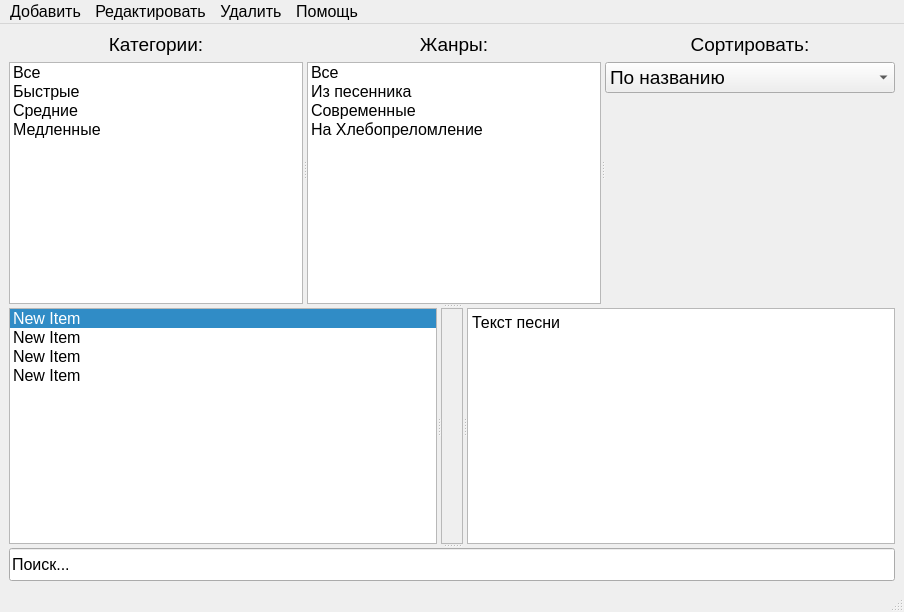
<?xml version="1.0" encoding="UTF-8"?>
<ui version="4.0">
 <class>MainWindow</class>
 <widget class="QMainWindow" name="MainWindow">
  <property name="geometry">
   <rect>
    <x>0</x>
    <y>0</y>
    <width>904</width>
    <height>612</height>
   </rect>
  </property>
  <property name="windowTitle">
   <string>Песни</string>
  </property>
  <widget class="QWidget" name="centralwidget">
   <layout class="QVBoxLayout" name="verticalLayout_4">
    <item>
     <widget class="QSplitter" name="splitter">
      <property name="orientation">
       <enum>Qt::Orientation::Vertical</enum>
      </property>
      <widget class="QSplitter" name="spl_filter_sort">
       <property name="orientation">
        <enum>Qt::Orientation::Horizontal</enum>
       </property>
       <widget class="QWidget" name="layoutWidget">
        <layout class="QVBoxLayout" name="verticalLayout">
         <item>
          <widget class="QLabel" name="lbl_categories">
           <property name="font">
            <font>
             <pointsize>14</pointsize>
            </font>
           </property>
           <property name="text">
            <string>Категории:</string>
           </property>
           <property name="alignment">
            <set>Qt::AlignmentFlag::AlignCenter</set>
           </property>
          </widget>
         </item>
         <item>
          <widget class="QListWidget" name="lw_categories">
           <property name="font">
            <font>
             <pointsize>12</pointsize>
            </font>
           </property>
           <property name="selectionMode">
            <enum>QAbstractItemView::SelectionMode::ExtendedSelection</enum>
           </property>
           <property name="selectionRectVisible">
            <bool>true</bool>
           </property>
           <item>
            <property name="text">
             <string>Все</string>
            </property>
           </item>
           <item>
            <property name="text">
             <string>Быстрые</string>
            </property>
           </item>
           <item>
            <property name="text">
             <string>Средние</string>
            </property>
           </item>
           <item>
            <property name="text">
             <string>Медленные</string>
            </property>
           </item>
          </widget>
         </item>
        </layout>
       </widget>
       <widget class="QWidget" name="layoutWidget">
        <layout class="QVBoxLayout" name="verticalLayout_2">
         <item>
          <widget class="QLabel" name="lbl_genrs">
           <property name="font">
            <font>
             <pointsize>14</pointsize>
            </font>
           </property>
           <property name="text">
            <string>Жанры:</string>
           </property>
           <property name="alignment">
            <set>Qt::AlignmentFlag::AlignCenter</set>
           </property>
          </widget>
         </item>
         <item>
          <widget class="QListWidget" name="lw_genres">
           <property name="font">
            <font>
             <pointsize>12</pointsize>
            </font>
           </property>
           <property name="selectionMode">
            <enum>QAbstractItemView::SelectionMode::ExtendedSelection</enum>
           </property>
           <property name="selectionRectVisible">
            <bool>true</bool>
           </property>
           <item>
            <property name="text">
             <string>Все</string>
            </property>
           </item>
           <item>
            <property name="text">
             <string>Из песенника</string>
            </property>
           </item>
           <item>
            <property name="text">
             <string>Современные</string>
            </property>
           </item>
           <item>
            <property name="text">
             <string>На Хлебопреломление</string>
            </property>
           </item>
          </widget>
         </item>
        </layout>
       </widget>
       <widget class="QWidget" name="layoutWidget">
        <layout class="QVBoxLayout" name="verticalLayout_3">
         <item>
          <widget class="QLabel" name="lbl_sort">
           <property name="font">
            <font>
             <pointsize>14</pointsize>
            </font>
           </property>
           <property name="text">
            <string>Сортировать:</string>
           </property>
           <property name="alignment">
            <set>Qt::AlignmentFlag::AlignCenter</set>
           </property>
          </widget>
         </item>
         <item>
          <widget class="QComboBox" name="cb_sort">
           <property name="font">
            <font>
             <pointsize>14</pointsize>
            </font>
           </property>
           <item>
            <property name="text">
             <string>По названию</string>
            </property>
           </item>
           <item>
            <property name="text">
             <string>По дате исполнения</string>
            </property>
           </item>
           <item>
            <property name="text">
             <string>Недавно исполнявшиеся</string>
            </property>
           </item>
          </widget>
         </item>
         <item>
          <spacer name="verticalSpacer">
           <property name="orientation">
            <enum>Qt::Orientation::Vertical</enum>
           </property>
           <property name="sizeHint" stdset="0">
            <size>
             <width>20</width>
             <height>40</height>
            </size>
           </property>
          </spacer>
         </item>
        </layout>
       </widget>
      </widget>
      <widget class="QSplitter" name="spl_songs">
       <property name="orientation">
        <enum>Qt::Orientation::Horizontal</enum>
       </property>
       <widget class="QListWidget" name="llw_songs">
        <property name="font">
         <font>
          <pointsize>12</pointsize>
         </font>
        </property>
        <property name="selectionMode">
         <enum>QAbstractItemView::SelectionMode::ExtendedSelection</enum>
        </property>
        <property name="selectionRectVisible">
         <bool>true</bool>
        </property>
        <property name="currentRow">
         <number>0</number>
        </property>
        <item>
         <property name="text">
          <string>New Item</string>
         </property>
        </item>
        <item>
         <property name="text">
          <string>New Item</string>
         </property>
        </item>
        <item>
         <property name="text">
          <string>New Item</string>
         </property>
        </item>
        <item>
         <property name="text">
          <string>New Item</string>
         </property>
        </item>
       </widget>
       <widget class="QLabel" name="lbl_song_image">
        <property name="font">
         <font>
          <pointsize>14</pointsize>
         </font>
        </property>
        <property name="frameShape">
         <enum>QFrame::Shape::StyledPanel</enum>
        </property>
        <property name="text">
         <string/>
        </property>
        <property name="pixmap">
         <pixmap>song_image_test.png</pixmap>
        </property>
        <property name="scaledContents">
         <bool>true</bool>
        </property>
        <property name="alignment">
         <set>Qt::AlignmentFlag::AlignCenter</set>
        </property>
       </widget>
       <widget class="QTextEdit" name="te_song_text">
        <property name="font">
         <font>
          <pointsize>12</pointsize>
         </font>
        </property>
        <property name="readOnly">
         <bool>true</bool>
        </property>
        <property name="html">
         <string>&lt;!DOCTYPE HTML PUBLIC &quot;-//W3C//DTD HTML 4.0//EN&quot; &quot;http://www.w3.org/TR/REC-html40/strict.dtd&quot;&gt;
&lt;html&gt;&lt;head&gt;&lt;meta name=&quot;qrichtext&quot; content=&quot;1&quot; /&gt;&lt;meta charset=&quot;utf-8&quot; /&gt;&lt;style type=&quot;text/css&quot;&gt;
p, li { white-space: pre-wrap; }
hr { height: 1px; border-width: 0; }
li.unchecked::marker { content: &quot;\2610&quot;; }
li.checked::marker { content: &quot;\2612&quot;; }
&lt;/style&gt;&lt;/head&gt;&lt;body style=&quot; font-family:'Sans Serif'; font-size:12pt; font-weight:400; font-style:normal;&quot;&gt;
&lt;p style=&quot; margin-top:0px; margin-bottom:0px; margin-left:0px; margin-right:0px; -qt-block-indent:0; text-indent:0px;&quot;&gt;Текст песни &lt;/p&gt;&lt;/body&gt;&lt;/html&gt;</string>
        </property>
       </widget>
      </widget>
      <widget class="QLineEdit" name="le_search">
       <property name="font">
        <font>
         <pointsize>12</pointsize>
        </font>
       </property>
       <property name="text">
        <string>Поиск...</string>
       </property>
      </widget>
     </widget>
    </item>
   </layout>
  </widget>
  <widget class="QMenuBar" name="menubar">
   <property name="geometry">
    <rect>
     <x>0</x>
     <y>0</y>
     <width>904</width>
     <height>23</height>
    </rect>
   </property>
   <property name="font">
    <font>
     <pointsize>12</pointsize>
    </font>
   </property>
   <widget class="QMenu" name="menu_add">
    <property name="title">
     <string>Добавить</string>
    </property>
    <addaction name="act_add_category"/>
    <addaction name="act_add_genre"/>
    <addaction name="act_add_song"/>
   </widget>
   <widget class="QMenu" name="menu_edit">
    <property name="title">
     <string>Редактировать</string>
    </property>
    <addaction name="act_edit_category"/>
    <addaction name="act_edit_genre"/>
    <addaction name="act_edit_song"/>
   </widget>
   <widget class="QMenu" name="menu_delete">
    <property name="title">
     <string>Удалить</string>
    </property>
    <addaction name="act_delete_category"/>
    <addaction name="act_delete_genre"/>
    <addaction name="act_delete_song"/>
    <addaction name="separator"/>
    <addaction name="act_clear_db"/>
   </widget>
   <widget class="QMenu" name="menu_help">
    <property name="title">
     <string>Помощь</string>
    </property>
    <addaction name="act_abput_program"/>
    <addaction name="act_about_author"/>
    <addaction name="act_about_qt"/>
   </widget>
   <addaction name="menu_add"/>
   <addaction name="menu_edit"/>
   <addaction name="menu_delete"/>
   <addaction name="menu_help"/>
  </widget>
  <widget class="QStatusBar" name="statusbar"/>
  <action name="act_add_category">
   <property name="text">
    <string>Категорию</string>
   </property>
   <property name="font">
    <font>
     <pointsize>12</pointsize>
    </font>
   </property>
  </action>
  <action name="act_add_genre">
   <property name="text">
    <string>Жанр</string>
   </property>
   <property name="font">
    <font>
     <pointsize>12</pointsize>
    </font>
   </property>
  </action>
  <action name="act_add_song">
   <property name="text">
    <string>Песню</string>
   </property>
   <property name="font">
    <font>
     <pointsize>12</pointsize>
    </font>
   </property>
  </action>
  <action name="act_edit_category">
   <property name="text">
    <string>Категорию</string>
   </property>
   <property name="font">
    <font>
     <pointsize>12</pointsize>
    </font>
   </property>
  </action>
  <action name="act_edit_genre">
   <property name="text">
    <string>Жанр</string>
   </property>
   <property name="font">
    <font>
     <pointsize>12</pointsize>
    </font>
   </property>
  </action>
  <action name="act_edit_song">
   <property name="text">
    <string>Песню</string>
   </property>
   <property name="font">
    <font>
     <pointsize>12</pointsize>
    </font>
   </property>
  </action>
  <action name="act_delete_category">
   <property name="text">
    <string>Категорию</string>
   </property>
   <property name="font">
    <font>
     <pointsize>12</pointsize>
    </font>
   </property>
  </action>
  <action name="act_delete_genre">
   <property name="text">
    <string>Жанр</string>
   </property>
   <property name="font">
    <font>
     <pointsize>12</pointsize>
    </font>
   </property>
  </action>
  <action name="act_delete_song">
   <property name="text">
    <string>Песню</string>
   </property>
   <property name="font">
    <font>
     <pointsize>12</pointsize>
    </font>
   </property>
  </action>
  <action name="act_clear_db">
   <property name="text">
    <string>Все данные</string>
   </property>
   <property name="font">
    <font>
     <pointsize>12</pointsize>
    </font>
   </property>
  </action>
  <action name="act_abput_program">
   <property name="text">
    <string>О программе</string>
   </property>
   <property name="font">
    <font>
     <pointsize>12</pointsize>
    </font>
   </property>
  </action>
  <action name="act_about_author">
   <property name="text">
    <string>Об авторе</string>
   </property>
   <property name="font">
    <font>
     <pointsize>12</pointsize>
    </font>
   </property>
  </action>
  <action name="act_about_qt">
   <property name="text">
    <string>О Qt</string>
   </property>
   <property name="font">
    <font>
     <pointsize>12</pointsize>
    </font>
   </property>
  </action>
 </widget>
 <resources/>
 <connections/>
</ui>
